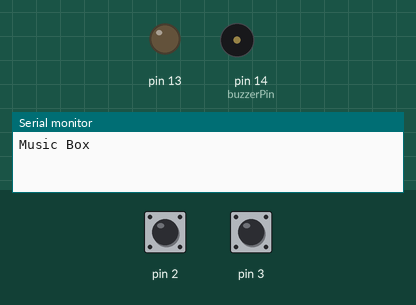
Recording of a sketch running on a simulated Arduino Uno, built with avr-gcc and run on an emulated ATmega328P. Shown: output pins drawn as LEDs (lit = HIGH), buzzer (waves = sounding), the last lines printed to the serial monitor. Inputs (shaded band) come from the test bench; at power-on: pin 2 HIGH, pin 3 HIGH.

Above: at 1.2 s.
1.3 s: pin 2 pulled LOW for 0.15 s
At 1.57 s:
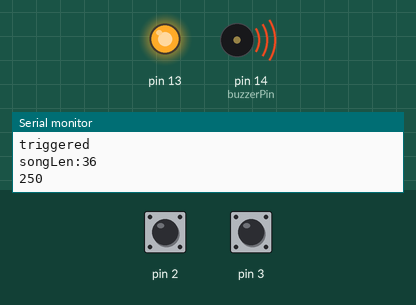
4.3 s: pin 3 pulled LOW for 0.15 s
At 7.2 s:
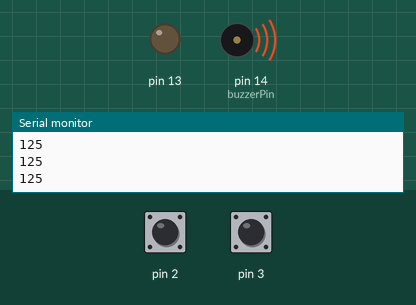
7.4 s: pin 3 pulled LOW for 1 s
At 9.29 s:
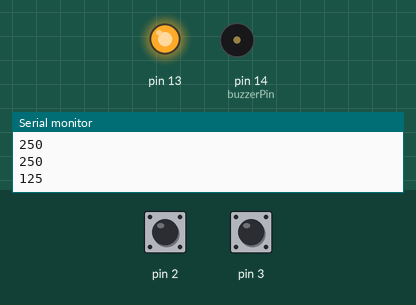
10.4 s: pin 3 pulled LOW for 3.2 s
At 14.8 s:
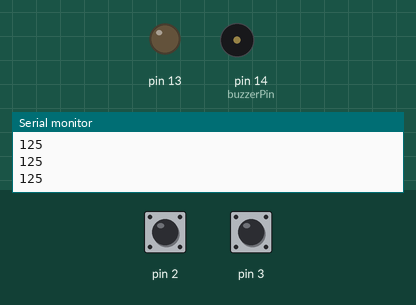
Timing chart, 0 to 19.1 s (numbered marks = the images above; inputs shaded):
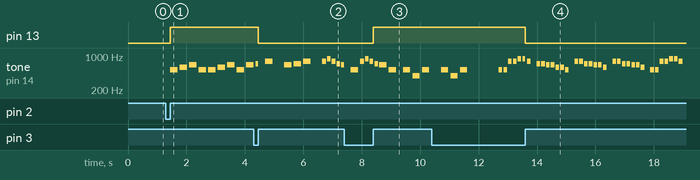

The sketch:

Musicbox.ino
```cpp
/*
  MusicBox
  Play one of three songs by pushing button
  Components:
  1.Buzzer on Pin14,pin14接到Buzzer正極
  2.Push button on Pin5~7 for selecting one of three songs
  Author:Bruce Chiu
  Date: 2019-07-22
  Email:boo.chiu@gmail.com
*/
const int buzzerPin = 14; // pin14接到Buzzer正極
const int btnPins[] = {5, 6, 7};
char noteChar[] =     {'C', 'D', 'E', 'F', 'G', 'A', 'B', '1', '2', '3', '4', '5', '6', '7'}; //兩個八度音符的代號
byte noteLen = sizeof(noteChar);
//int freqMap[] = {131, 147, 165, 175, 196, 220, 247, 262, 294, 330, 349, 392, 440, 494}; //音符的代號頻率
int freqMap[] = {262, 294, 330, 349, 392, 440, 494, 523, 587, 659, 698, 784, 880, 988}; //音符的代號頻率
int songNumber = 0;
volatile int btnNumberPushed = -1;
unsigned long debounceTime = 20;
volatile unsigned long lastTriggeredTime = 0;
volatile bool lastBtnState[3] = {HIGH,HIGH,HIGH};
volatile bool lastLedState = LOW;
//char songTwoTiger[]="12311231345 345 565431565431 1G1 1G1";    //簡譜，空白代表休止符
//char tempoMap[]="222222222222222211112211112212222222";//節奏表，對應簡譜的每個音符

char song1[] = "12311231345 345 565431565431 1G1 1G1";
char song2[] = "1155665 4433221 5544332 5544332 1155665 4433221";

char tempoMap1[] = "222222222222222211112211112212222222";
char tempoMap2[] = "11111112111111121111111211111112111111121111111";

char* songs[] {
  "12311231345 345 565431565431 1G1 1G1", //第一首歌：兩隻老虎
  "1155665 4433221 5544332 5544332 1155665 4433221",//第二首歌：小星星(簡譜)，空白代表休止符
  "1113555 66615 4446333 22225 51113555 66615 4446333 22231"//第三首歌：小毛驢(簡譜)，空白代表休止符
};

char* tempoMap[] = {
  "222222222222222211112211112212222222",//第一首歌節奏
  "11111111111111111111111111111111111111111111111",//第二首歌節奏
  "11111111111121111111111111121111111111111211111111111111",//第三首歌節奏

};


void setup()
{ //無須設定pin模式
  Serial.begin(115200);
  pinMode(2, INPUT_PULLUP);
  pinMode(3, INPUT_PULLUP);
  pinMode(13, OUTPUT);
  //pinMode(18, INPUT_PULLUP);
  attachInterrupt(digitalPinToInterrupt(2), btn1ISR, CHANGE);
  attachInterrupt(digitalPinToInterrupt(3), btn2ISR, CHANGE);
  //attachInterrupt(digitalPinToInterrupt(18), btn3ISR, RISING);
  Serial.println("Music Box");
}

void btn1ISR() {
  //Serial.println(lastBtnState[0]?"HIGH":"LOW");
  if (millis() - lastTriggeredTime > debounceTime) {
    if (lastBtnState[0] == LOW) {
      toggleLED();
      btnNumberPushed = 0;
      Serial.println("triggered");
    }
    lastBtnState[0] ^=1;
    noTone(buzzerPin);
  }
  lastTriggeredTime = millis();
}

void btn2ISR() {
   Serial.println(lastBtnState[0]?"HIGH":"LOW");
  if (millis() - lastTriggeredTime > debounceTime) {
    if (lastBtnState[1] == LOW) {
      toggleLED();
      btnNumberPushed = 1;
    }
    lastBtnState[1] ^=1;
    noTone(buzzerPin);
  }
  lastTriggeredTime = millis();
}

void btn3ISR() {
  if (millis() - lastTriggeredTime > debounceTime) {
    if (lastBtnState[2] == LOW) {
      toggleLED();
      btnNumberPushed = 2;
    }
    lastBtnState[2] ^=1;
    noTone(buzzerPin);
  }
  lastTriggeredTime = millis();
}


void loop()
{
  if (btnNumberPushed >= 0) {
    songNumber = btnNumberPushed;
    btnNumberPushed = -1;
    int songLen = strlen(songs[songNumber]);
    int duration = 0;
    Serial.println("\nsongLen:" + String(songLen));
    for (int i = 0; i < songLen; i++)// 根據簡譜播放音樂
    {
      //將ascii轉成數值，算出duration的時間
      duration = ((int)(tempoMap[songNumber][i] - '0')) * 1000 / 8;
      //Serial.print(songs[songNumber][i]);
      Serial.println(duration);
      playNote(songs[songNumber][i], duration);
      //Serial.println(songTwoTiger[i]);
    }
    delay(1000);
  }

}

void playNote(char note, int duration)
{
  int pauseBetweenNotes = duration * 1.3;
  // 根據傳入的音符播出
  for (int i = 0; i < noteLen; i++)
  {
    // 比對簡譜的音符與音符表，找出其頻率並播放
    if (noteChar[i] == note) {
      tone(buzzerPin, freqMap[i], duration);
    }
  }
  delay(pauseBetweenNotes);
  //    noTone(buzzerPin);

}

void toggleLED(){
  lastLedState=!lastLedState;
  digitalWrite(13,lastLedState);
}
```

Measured:
- after the input at 1.3 s, pin 13: LOW → HIGH after 0.15 s; tone on pin 14 (buzzerPin): plays 523 Hz for 0.25 s, 587 Hz for 0.25 s, 659 Hz for 0.25 s, 523 Hz for 0.25 s, 523 Hz for 0.25 s, 587 Hz for 0.25 s … (9 notes in this stretch), starting after 0.15 s
- after the input at 4.3 s, pin 13: HIGH → LOW after 0.15 s
- after the input at 7.4 s, pin 13: LOW → HIGH after 1.0 s
- after the input at 10.4 s, pin 13: HIGH → LOW after 3.2 s
